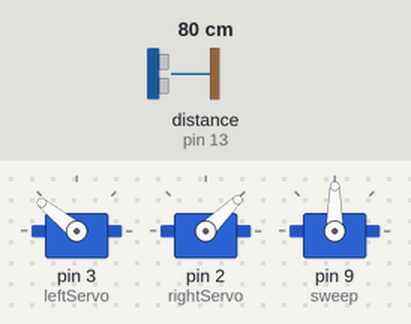
Simulated run of this sketch. Board: Arduino Uno, built with avr-gcc and run on an emulated ATmega328P. On the bench: 3 × servo. Inputs (shaded band) come from the test bench; at power-on: distance to the obstacle (sensor on pin 13) 80 cm. The echo pulse lasts 58.3 µs per cm.

Above: at 1.2 s.
1.3 s: distance to the obstacle (sensor on pin 13) set to 12 cm
2.8 s: distance to the obstacle (sensor on pin 13) set to 9 cm
At 3.2 s:
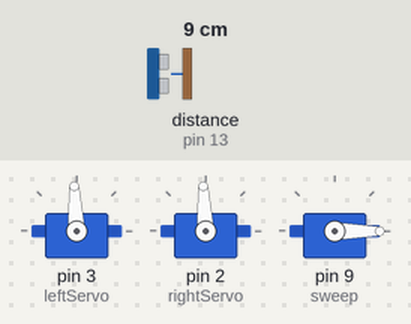
5.8 s: distance to the obstacle (sensor on pin 13) set to 2 cm
At 8.1 s:
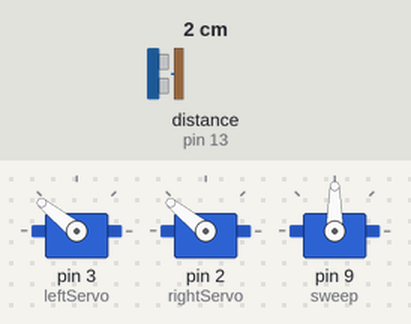
8.8 s: distance to the obstacle (sensor on pin 13) set to 4 cm
At 11.5 s:
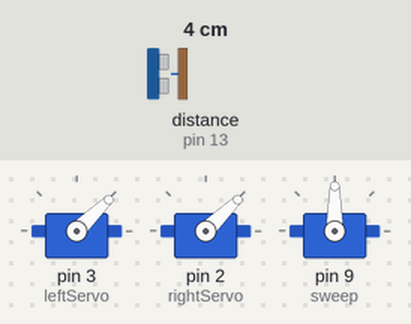
11.8 s: distance to the obstacle (sensor on pin 13) set to 18 cm
At 13.3 s:
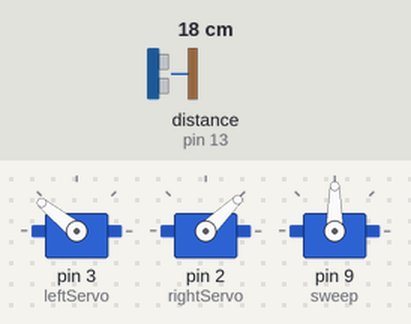
13.6 s: distance to the obstacle (sensor on pin 13) set to 7 cm
At 14.5 s:
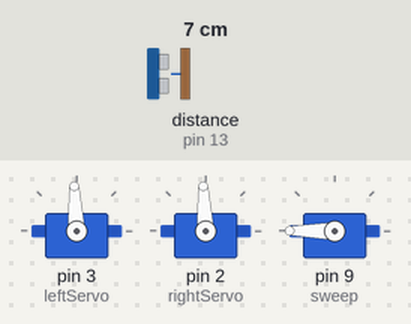
Timing chart, 0 to 17.6 s (numbered marks = the images above; inputs shaded):
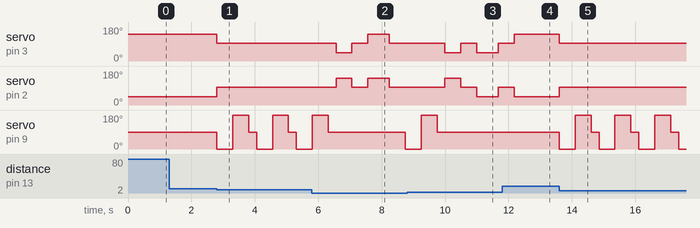

Measured:
- the behaviour switches between 11 and 10 cm on distance to the obstacle (sensor on pin 13) (found by bisection; images 0 and 1)
- after the input at 1.3 s, every drawn part: stays the same
- after the input at 2.8 s, servo on pin 3 (leftServo): 141° → 93° at once; servo on pin 2 (rightServo): 44° → 93° at once; servo on pin 9 (sweep): 90° → 0° at once, → 180° 0.50 s later, → 90° 0.50 s later, → 0° 0.25 s later, … (7 changes in this stretch)
- after the input at 5.8 s, servo on pin 3 (leftServo): 93° → 44° after 0.76 s, → 93° 0.50 s later, → 141° 0.50 s later, → 93° 0.68 s later; servo on pin 2 (rightServo): 93° → 141° after 0.76 s, → 93° 0.50 s later, → 141° 0.50 s later, → 93° 0.68 s later
- after the input at 8.8 s, servo on pin 3 (leftServo): 93° → 44° after 1.2 s, → 93° 0.50 s later, → 44° 0.50 s later, → 93° 0.68 s later; servo on pin 2 (rightServo): 93° → 141° after 1.2 s, → 93° 0.50 s later, → 44° 0.50 s later, → 93° 0.68 s later; servo on pin 9 (sweep): goes on until 9.7 s, then stays 90°
- after the input at 11.8 s, servo on pin 3 (leftServo): 93° → 141° after 0.38 s; servo on pin 2 (rightServo): 93° → 44° after 0.38 s; servo on pin 9 (sweep): stays 90° (without the input it goes to 0° after 0.38 s)
- after the input at 13.6 s, servo on pin 3 (leftServo): 141° → 93° at once; servo on pin 2 (rightServo): 44° → 93° at once; servo on pin 9 (sweep): 90° → 0° at once, then repeats every 1.3 s: 180° 0.50 s, 90° 0.25 s, 0° 0.50 s

The sketch:

BoeBot_Arduino.ino
```cpp
/* A recreation of Boe-Bot, an autonomous obstacle avoiding robot

   IR receiver: looking at the IR receiver from left to right, data, gnd, vin.
   Using delay(ms) after a continousServo.write() tells the servo the time
   duration for write() to run.
   Created: 31/12/2015
   Modified: 13/3/2016

   Changelog:-
   * Unblinded the robot.
   * Added a servo motor that acts as the "neck/head" for the robot.

   Known issues:-
   * Problems with determining whether to turn left or right.
*/

// ------------- Libraries and Global Variables ---------------
#include <Servo.h>
#include <NewPing.h>

// general stuff
#define REVERSE_DURATION 500
#define ROTATION_DURATION 681.818 // value is around 45º for MY mechanical setup
#define TRIGGER_PIN 12
#define ECHO_PIN 13
#define THRESHOLD 10

// driving constants
const int LFORWARD = 2000;
const int RBACKWARD = 2000;
const int RFORWARD = 1000;
const int LBACKWARD = 1000;
const int NEUTRAL = 1500;

// peripherals
Servo leftServo;
Servo rightServo;
Servo sweep; // Servo to sweep distance sensor around
NewPing sonar(TRIGGER_PIN, ECHO_PIN); // Initiate distance sensor

void setup() {

  // attach servos to their pins on arduino
  leftServo.attach(3);
  rightServo.attach(2);
  sweep.attach(9);

  // Center servo
  sweep.write(90);
  //Serial.begin(9600);

}

void loop() {
  int distance = sonar.ping_cm();
  //Serial.println(distance);
  leftServo.writeMicroseconds(LFORWARD);
  rightServo.writeMicroseconds(RFORWARD);
  if ((distance <= THRESHOLD) && (distance != 0)) {
    maneuver();
  }
}

void maneuver() {
  leftServo.writeMicroseconds(NEUTRAL);
  rightServo.writeMicroseconds(NEUTRAL);
  sweep.write(0);
  int leftDistance = sonar.ping_cm();
  delay(500);
  sweep.write(180);
  int rightDistance = sonar.ping_cm();
  delay(500);
  sweep.write(90);
  delay(250);
  compare(leftDistance, rightDistance);
}

void compare(int l, int r) {
  if (l < r) {
    turnLeft();
  }
  else if (r < l) {
    turnRight();
  }
  else {
    return;
  }
}

void turnLeft() {

  // Reverse
  leftServo.writeMicroseconds(LBACKWARD);
  rightServo.writeMicroseconds(RBACKWARD);
  delay(REVERSE_DURATION);
  // Stop
  leftServo.writeMicroseconds(NEUTRAL);
  rightServo.writeMicroseconds(NEUTRAL);
  delay(REVERSE_DURATION);

  // Rotate left
  leftServo.writeMicroseconds(LBACKWARD);
  rightServo.writeMicroseconds(RFORWARD);
  delay(ROTATION_DURATION);
  // Stop
  leftServo.writeMicroseconds(NEUTRAL);
  rightServo.writeMicroseconds(NEUTRAL);
  delay(REVERSE_DURATION);

}

void turnRight() {

  // Reverse
  leftServo.writeMicroseconds(LBACKWARD);
  rightServo.writeMicroseconds(RBACKWARD);
  delay(REVERSE_DURATION);
  // Stop
  leftServo.writeMicroseconds(NEUTRAL);
  rightServo.writeMicroseconds(NEUTRAL);
  delay(REVERSE_DURATION);

  // Rotate right
  leftServo.writeMicroseconds(LFORWARD);
  rightServo.writeMicroseconds(RBACKWARD);
  delay(ROTATION_DURATION);
  // Stop
  leftServo.writeMicroseconds(NEUTRAL);
  rightServo.writeMicroseconds(NEUTRAL);
  delay(REVERSE_DURATION);

}
```
